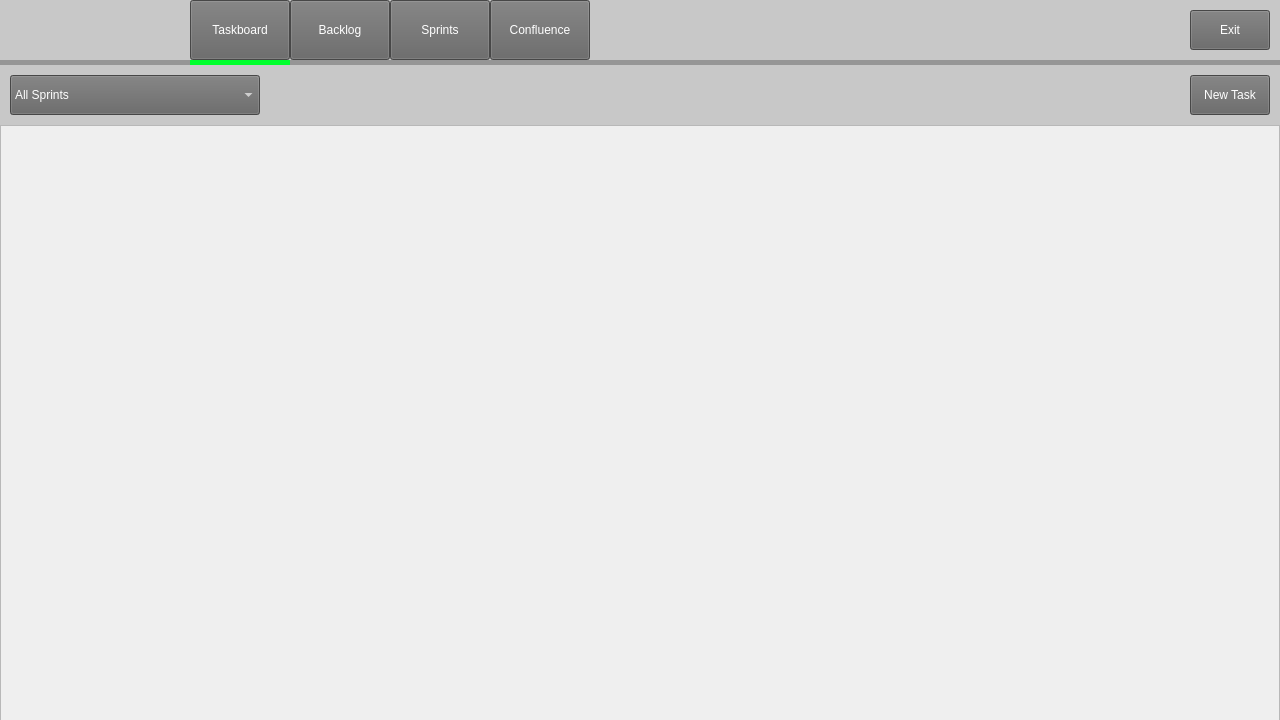
<?xml version="1.0" encoding="UTF-8"?>
<ui version="4.0">
 <class>parentboard</class>
 <widget class="QWidget" name="parentboard">
  <property name="geometry">
   <rect>
    <x>0</x>
    <y>0</y>
    <width>1280</width>
    <height>720</height>
   </rect>
  </property>
  <property name="minimumSize">
   <size>
    <width>1280</width>
    <height>720</height>
   </size>
  </property>
  <property name="maximumSize">
   <size>
    <width>1280</width>
    <height>720</height>
   </size>
  </property>
  <property name="windowTitle">
   <string>Form</string>
  </property>
  <widget class="QLabel" name="label">
   <property name="geometry">
    <rect>
     <x>0</x>
     <y>0</y>
     <width>1280</width>
     <height>60</height>
    </rect>
   </property>
   <property name="minimumSize">
    <size>
     <width>1280</width>
     <height>60</height>
    </size>
   </property>
   <property name="styleSheet">
    <string notr="true">QLabel {
background-color: rgb(200, 200, 200);
}</string>
   </property>
   <property name="text">
    <string/>
   </property>
  </widget>
  <widget class="QLabel" name="logo">
   <property name="geometry">
    <rect>
     <x>20</x>
     <y>20</y>
     <width>150</width>
     <height>20</height>
    </rect>
   </property>
   <property name="minimumSize">
    <size>
     <width>150</width>
     <height>20</height>
    </size>
   </property>
   <property name="maximumSize">
    <size>
     <width>150</width>
     <height>20</height>
    </size>
   </property>
   <property name="text">
    <string/>
   </property>
   <property name="pixmap">
    <pixmap>../../../../../../../Wireframes/psd/Logo.svg</pixmap>
   </property>
   <property name="scaledContents">
    <bool>true</bool>
   </property>
   <property name="alignment">
    <set>Qt::AlignCenter</set>
   </property>
   <property name="indent">
    <number>0</number>
   </property>
  </widget>
  <widget class="QStackedWidget" name="stackedWidget">
   <property name="geometry">
    <rect>
     <x>0</x>
     <y>60</y>
     <width>1280</width>
     <height>1020</height>
    </rect>
   </property>
   <property name="minimumSize">
    <size>
     <width>1280</width>
     <height>1020</height>
    </size>
   </property>
   <property name="maximumSize">
    <size>
     <width>1280</width>
     <height>1020</height>
    </size>
   </property>
   <widget class="QWidget" name="taskboardPage">
    <widget class="QLabel" name="selectorT">
     <property name="geometry">
      <rect>
       <x>0</x>
       <y>0</y>
       <width>1280</width>
       <height>5</height>
      </rect>
     </property>
     <property name="minimumSize">
      <size>
       <width>100</width>
       <height>5</height>
      </size>
     </property>
     <property name="maximumSize">
      <size>
       <width>1280</width>
       <height>5</height>
      </size>
     </property>
     <property name="styleSheet">
      <string notr="true">QLabel {
background-color: rgb(150, 150, 150);
}</string>
     </property>
     <property name="text">
      <string/>
     </property>
    </widget>
    <widget class="QLabel" name="selectorbarT">
     <property name="geometry">
      <rect>
       <x>190</x>
       <y>0</y>
       <width>100</width>
       <height>5</height>
      </rect>
     </property>
     <property name="minimumSize">
      <size>
       <width>100</width>
       <height>5</height>
      </size>
     </property>
     <property name="maximumSize">
      <size>
       <width>999999</width>
       <height>5</height>
      </size>
     </property>
     <property name="styleSheet">
      <string notr="true">QLabel {
background-color: rgb(0, 255, 44);
}</string>
     </property>
     <property name="text">
      <string/>
     </property>
    </widget>
    <widget class="QLabel" name="toplabel">
     <property name="geometry">
      <rect>
       <x>0</x>
       <y>5</y>
       <width>1280</width>
       <height>60</height>
      </rect>
     </property>
     <property name="minimumSize">
      <size>
       <width>1280</width>
       <height>5</height>
      </size>
     </property>
     <property name="maximumSize">
      <size>
       <width>1280</width>
       <height>60</height>
      </size>
     </property>
     <property name="styleSheet">
      <string notr="true">QLabel {
font: 13pt &quot;Arial&quot;;
background-color: rgb(200, 200, 200);
color: rgb(0, 0, 0);
}</string>
     </property>
     <property name="text">
      <string/>
     </property>
    </widget>
    <widget class="QPushButton" name="newtaskButton">
     <property name="geometry">
      <rect>
       <x>1190</x>
       <y>15</y>
       <width>80</width>
       <height>40</height>
      </rect>
     </property>
     <property name="minimumSize">
      <size>
       <width>80</width>
       <height>40</height>
      </size>
     </property>
     <property name="maximumSize">
      <size>
       <width>80</width>
       <height>40</height>
      </size>
     </property>
     <property name="autoFillBackground">
      <bool>false</bool>
     </property>
     <property name="styleSheet">
      <string notr="true">QPushButton {
font: 13pt &quot;Arial&quot;;
background-color: rgb(100, 100, 100);
color: rgb(255, 255, 255);
}</string>
     </property>
     <property name="text">
      <string>New Task</string>
     </property>
    </widget>
    <widget class="QComboBox" name="sprintDropdown">
     <property name="geometry">
      <rect>
       <x>10</x>
       <y>15</y>
       <width>250</width>
       <height>40</height>
      </rect>
     </property>
     <property name="minimumSize">
      <size>
       <width>250</width>
       <height>40</height>
      </size>
     </property>
     <property name="autoFillBackground">
      <bool>false</bool>
     </property>
     <property name="styleSheet">
      <string notr="true">QComboBox {
font: 15pt &quot;Arial&quot;;
background-color: rgb(100, 100, 100);
color: rgb(255, 255, 255);
}
</string>
     </property>
     <item>
      <property name="text">
       <string>All Sprints</string>
      </property>
     </item>
     <item>
      <property name="text">
       <string> Sprint 1 Name</string>
      </property>
     </item>
     <item>
      <property name="text">
       <string>Sprint 2 Name</string>
      </property>
     </item>
    </widget>
    <widget class="QScrollArea" name="scrollArea">
     <property name="geometry">
      <rect>
       <x>0</x>
       <y>65</y>
       <width>1280</width>
       <height>955</height>
      </rect>
     </property>
     <property name="minimumSize">
      <size>
       <width>1280</width>
       <height>955</height>
      </size>
     </property>
     <property name="maximumSize">
      <size>
       <width>1280</width>
       <height>955</height>
      </size>
     </property>
     <property name="styleSheet">
      <string notr="true">QPushButton {
font: 13pt &quot;Arial&quot;;
background-color: rgb(255, 255, 255);
color: rgb(0, 0, 0);
}</string>
     </property>
     <property name="widgetResizable">
      <bool>true</bool>
     </property>
     <widget class="QWidget" name="scrollAreaWidgetContents">
      <property name="geometry">
       <rect>
        <x>0</x>
        <y>0</y>
        <width>1278</width>
        <height>953</height>
       </rect>
      </property>
     </widget>
    </widget>
   </widget>
   <widget class="QWidget" name="backlogPage">
    <widget class="QLabel" name="selectorB">
     <property name="geometry">
      <rect>
       <x>0</x>
       <y>0</y>
       <width>1280</width>
       <height>5</height>
      </rect>
     </property>
     <property name="minimumSize">
      <size>
       <width>100</width>
       <height>5</height>
      </size>
     </property>
     <property name="maximumSize">
      <size>
       <width>1280</width>
       <height>5</height>
      </size>
     </property>
     <property name="styleSheet">
      <string notr="true">QLabel {
background-color: rgb(150, 150, 150);
}</string>
     </property>
     <property name="text">
      <string/>
     </property>
    </widget>
    <widget class="QLabel" name="selectorbarB">
     <property name="geometry">
      <rect>
       <x>290</x>
       <y>0</y>
       <width>100</width>
       <height>5</height>
      </rect>
     </property>
     <property name="minimumSize">
      <size>
       <width>100</width>
       <height>5</height>
      </size>
     </property>
     <property name="maximumSize">
      <size>
       <width>999999</width>
       <height>5</height>
      </size>
     </property>
     <property name="styleSheet">
      <string notr="true">QLabel {
background-color: rgb(0, 255, 44);
}</string>
     </property>
     <property name="text">
      <string/>
     </property>
    </widget>
    <widget class="QScrollArea" name="scrollAreaB">
     <property name="geometry">
      <rect>
       <x>0</x>
       <y>65</y>
       <width>1280</width>
       <height>955</height>
      </rect>
     </property>
     <property name="minimumSize">
      <size>
       <width>1280</width>
       <height>955</height>
      </size>
     </property>
     <property name="maximumSize">
      <size>
       <width>1280</width>
       <height>955</height>
      </size>
     </property>
     <property name="styleSheet">
      <string notr="true">QPushButton {
font: 13pt &quot;Arial&quot;;
background-color: rgb(255, 255, 255);
color: rgb(0, 0, 0);
}</string>
     </property>
     <property name="widgetResizable">
      <bool>true</bool>
     </property>
     <widget class="QWidget" name="scrollAreaWidgetContents_3">
      <property name="geometry">
       <rect>
        <x>0</x>
        <y>0</y>
        <width>1278</width>
        <height>953</height>
       </rect>
      </property>
     </widget>
    </widget>
    <widget class="QLabel" name="toplabelB">
     <property name="geometry">
      <rect>
       <x>0</x>
       <y>5</y>
       <width>1280</width>
       <height>60</height>
      </rect>
     </property>
     <property name="minimumSize">
      <size>
       <width>1280</width>
       <height>60</height>
      </size>
     </property>
     <property name="maximumSize">
      <size>
       <width>1280</width>
       <height>60</height>
      </size>
     </property>
     <property name="styleSheet">
      <string notr="true">QLabel {
font: 13pt &quot;Arial&quot;;
background-color: rgb(200, 200, 200);
color: rgb(0, 0, 0);
}</string>
     </property>
     <property name="text">
      <string/>
     </property>
    </widget>
    <widget class="QComboBox" name="sprintDropdownB">
     <property name="geometry">
      <rect>
       <x>10</x>
       <y>15</y>
       <width>250</width>
       <height>40</height>
      </rect>
     </property>
     <property name="minimumSize">
      <size>
       <width>250</width>
       <height>40</height>
      </size>
     </property>
     <property name="autoFillBackground">
      <bool>false</bool>
     </property>
     <property name="styleSheet">
      <string notr="true">QComboBox {
font: 15pt &quot;Arial&quot;;
background-color: rgb(100, 100, 100);
color: rgb(255, 255, 255);
}
</string>
     </property>
     <item>
      <property name="text">
       <string> Sprint 1 Name</string>
      </property>
     </item>
     <item>
      <property name="text">
       <string>Sprint 2 Name</string>
      </property>
     </item>
    </widget>
    <widget class="QPushButton" name="newissueButton">
     <property name="geometry">
      <rect>
       <x>1190</x>
       <y>15</y>
       <width>80</width>
       <height>40</height>
      </rect>
     </property>
     <property name="minimumSize">
      <size>
       <width>80</width>
       <height>40</height>
      </size>
     </property>
     <property name="maximumSize">
      <size>
       <width>80</width>
       <height>40</height>
      </size>
     </property>
     <property name="autoFillBackground">
      <bool>false</bool>
     </property>
     <property name="styleSheet">
      <string notr="true">QPushButton {
font: 13pt &quot;Arial&quot;;
background-color: rgb(100, 100, 100);
color: rgb(255, 255, 255);
}</string>
     </property>
     <property name="text">
      <string>New Issue</string>
     </property>
    </widget>
   </widget>
   <widget class="QWidget" name="sprintsPage">
    <widget class="QLabel" name="selectorS">
     <property name="geometry">
      <rect>
       <x>0</x>
       <y>0</y>
       <width>1280</width>
       <height>5</height>
      </rect>
     </property>
     <property name="minimumSize">
      <size>
       <width>100</width>
       <height>5</height>
      </size>
     </property>
     <property name="maximumSize">
      <size>
       <width>1280</width>
       <height>5</height>
      </size>
     </property>
     <property name="styleSheet">
      <string notr="true">QLabel {
background-color: rgb(150, 150, 150);
}</string>
     </property>
     <property name="text">
      <string/>
     </property>
    </widget>
    <widget class="QLabel" name="selectorbarS">
     <property name="geometry">
      <rect>
       <x>390</x>
       <y>0</y>
       <width>100</width>
       <height>5</height>
      </rect>
     </property>
     <property name="minimumSize">
      <size>
       <width>100</width>
       <height>5</height>
      </size>
     </property>
     <property name="maximumSize">
      <size>
       <width>999999</width>
       <height>5</height>
      </size>
     </property>
     <property name="styleSheet">
      <string notr="true">QLabel {
background-color: rgb(0, 255, 44);
}</string>
     </property>
     <property name="text">
      <string/>
     </property>
    </widget>
   </widget>
   <widget class="QWidget" name="confluencePage">
    <widget class="QLabel" name="selectorC">
     <property name="geometry">
      <rect>
       <x>0</x>
       <y>0</y>
       <width>1280</width>
       <height>5</height>
      </rect>
     </property>
     <property name="minimumSize">
      <size>
       <width>100</width>
       <height>5</height>
      </size>
     </property>
     <property name="maximumSize">
      <size>
       <width>1280</width>
       <height>5</height>
      </size>
     </property>
     <property name="styleSheet">
      <string notr="true">QLabel {
background-color: rgb(150, 150, 150);
}</string>
     </property>
     <property name="text">
      <string/>
     </property>
    </widget>
    <widget class="QLabel" name="selectorbarC">
     <property name="geometry">
      <rect>
       <x>490</x>
       <y>0</y>
       <width>100</width>
       <height>5</height>
      </rect>
     </property>
     <property name="minimumSize">
      <size>
       <width>100</width>
       <height>5</height>
      </size>
     </property>
     <property name="maximumSize">
      <size>
       <width>999999</width>
       <height>5</height>
      </size>
     </property>
     <property name="styleSheet">
      <string notr="true">QLabel {
background-color: rgb(0, 255, 44);
}</string>
     </property>
     <property name="text">
      <string/>
     </property>
    </widget>
   </widget>
  </widget>
  <widget class="QPushButton" name="exitButton">
   <property name="geometry">
    <rect>
     <x>1190</x>
     <y>10</y>
     <width>80</width>
     <height>40</height>
    </rect>
   </property>
   <property name="minimumSize">
    <size>
     <width>80</width>
     <height>40</height>
    </size>
   </property>
   <property name="maximumSize">
    <size>
     <width>80</width>
     <height>40</height>
    </size>
   </property>
   <property name="autoFillBackground">
    <bool>false</bool>
   </property>
   <property name="styleSheet">
    <string notr="true">QPushButton {
font: 13pt &quot;Arial&quot;;
background-color: rgb(100, 100, 100);
color: rgb(255, 255, 255);
}</string>
   </property>
   <property name="text">
    <string>Exit</string>
   </property>
  </widget>
  <widget class="QWidget" name="">
   <property name="geometry">
    <rect>
     <x>0</x>
     <y>0</y>
     <width>591</width>
     <height>61</height>
    </rect>
   </property>
   <layout class="QHBoxLayout" name="horizontalLayout">
    <property name="spacing">
     <number>0</number>
    </property>
    <property name="sizeConstraint">
     <enum>QLayout::SetMinimumSize</enum>
    </property>
    <property name="leftMargin">
     <number>190</number>
    </property>
    <item>
     <widget class="QPushButton" name="taskboardButton">
      <property name="sizePolicy">
       <sizepolicy hsizetype="Fixed" vsizetype="Fixed">
        <horstretch>0</horstretch>
        <verstretch>0</verstretch>
       </sizepolicy>
      </property>
      <property name="minimumSize">
       <size>
        <width>100</width>
        <height>60</height>
       </size>
      </property>
      <property name="maximumSize">
       <size>
        <width>100</width>
        <height>60</height>
       </size>
      </property>
      <property name="autoFillBackground">
       <bool>false</bool>
      </property>
      <property name="styleSheet">
       <string notr="true">QPushButton {
font: 13pt &quot;Arial&quot;;
background-color: rgb(100, 100, 100);
color: rgb(255, 255, 255);
}</string>
      </property>
      <property name="text">
       <string>Taskboard</string>
      </property>
      <property name="autoDefault">
       <bool>false</bool>
      </property>
      <property name="default">
       <bool>false</bool>
      </property>
      <property name="flat">
       <bool>false</bool>
      </property>
     </widget>
    </item>
    <item>
     <widget class="QPushButton" name="backlogButton">
      <property name="sizePolicy">
       <sizepolicy hsizetype="Fixed" vsizetype="Fixed">
        <horstretch>0</horstretch>
        <verstretch>0</verstretch>
       </sizepolicy>
      </property>
      <property name="minimumSize">
       <size>
        <width>100</width>
        <height>60</height>
       </size>
      </property>
      <property name="maximumSize">
       <size>
        <width>100</width>
        <height>60</height>
       </size>
      </property>
      <property name="autoFillBackground">
       <bool>false</bool>
      </property>
      <property name="styleSheet">
       <string notr="true">QPushButton {
font: 13pt &quot;Arial&quot;;
background-color: rgb(100, 100, 100);
color: rgb(255, 255, 255);
}</string>
      </property>
      <property name="text">
       <string>Backlog</string>
      </property>
      <property name="autoDefault">
       <bool>false</bool>
      </property>
      <property name="default">
       <bool>false</bool>
      </property>
      <property name="flat">
       <bool>false</bool>
      </property>
     </widget>
    </item>
    <item>
     <widget class="QPushButton" name="sprintsButton">
      <property name="sizePolicy">
       <sizepolicy hsizetype="Fixed" vsizetype="Fixed">
        <horstretch>0</horstretch>
        <verstretch>0</verstretch>
       </sizepolicy>
      </property>
      <property name="minimumSize">
       <size>
        <width>100</width>
        <height>60</height>
       </size>
      </property>
      <property name="maximumSize">
       <size>
        <width>100</width>
        <height>60</height>
       </size>
      </property>
      <property name="autoFillBackground">
       <bool>false</bool>
      </property>
      <property name="styleSheet">
       <string notr="true">QPushButton {
font: 13pt &quot;Arial&quot;;
background-color: rgb(100, 100, 100);
color: rgb(255, 255, 255);
}</string>
      </property>
      <property name="text">
       <string>Sprints</string>
      </property>
      <property name="autoDefault">
       <bool>false</bool>
      </property>
      <property name="default">
       <bool>false</bool>
      </property>
      <property name="flat">
       <bool>false</bool>
      </property>
     </widget>
    </item>
    <item>
     <widget class="QPushButton" name="confluenceButton">
      <property name="sizePolicy">
       <sizepolicy hsizetype="Fixed" vsizetype="Fixed">
        <horstretch>0</horstretch>
        <verstretch>0</verstretch>
       </sizepolicy>
      </property>
      <property name="minimumSize">
       <size>
        <width>100</width>
        <height>60</height>
       </size>
      </property>
      <property name="maximumSize">
       <size>
        <width>100</width>
        <height>60</height>
       </size>
      </property>
      <property name="autoFillBackground">
       <bool>false</bool>
      </property>
      <property name="styleSheet">
       <string notr="true">QPushButton {
font: 13pt &quot;Arial&quot;;
background-color: rgb(100, 100, 100);
color: rgb(255, 255, 255);
}</string>
      </property>
      <property name="text">
       <string>Confluence</string>
      </property>
      <property name="autoDefault">
       <bool>false</bool>
      </property>
      <property name="default">
       <bool>false</bool>
      </property>
      <property name="flat">
       <bool>false</bool>
      </property>
     </widget>
    </item>
   </layout>
  </widget>
 </widget>
 <resources/>
 <connections/>
</ui>
